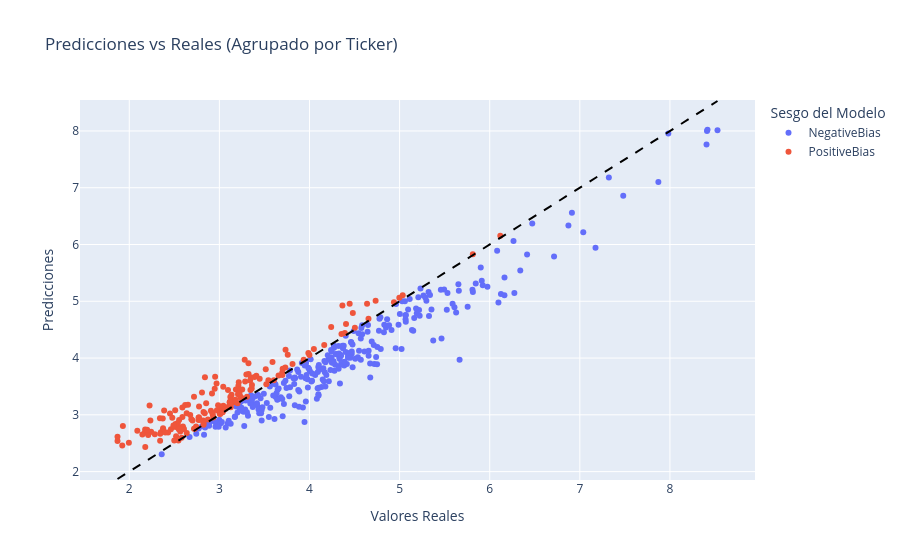

The notebook cell saved with this chart:
### Markdown cell above
Se generan 2 clusters segun las predicciones:
* Positive_Bias: si los residuos son mayores o iguales a cero.
* Negative_Bias: si los residuos son menores a cero.

### Code cell
# Se dividen los datos para predecir el valor de la última fecha disponible para cada ticker en el conjunto de test
X_train = X.iloc[:-len(df['Ticker'].unique())]  # Todos menos la última fecha de cada ticker
y_train = y.iloc[:-len(df['Ticker'].unique())]
X_test = X.iloc[-len(df['Ticker'].unique()):]   # Solo la última fecha de cada ticker
y_test = y.iloc[-len(df['Ticker'].unique()):]

# Recuperar el ticker usando el indice de y_test
tickers_test = df.loc[y_test.index, 'Ticker']

# Predicciones en el conjunto de test
y_pred = pipe.predict(X_test)

# Consolidar resultados individuales en un DataFrame
resultados_df = pd.DataFrame({
    'Ticker': tickers_test,
    'Predicted': y_pred,
    'Observed': y_test
})

# Calcular el residuo para cada predicción
resultados_df['Residuals'] = resultados_df['Predicted'] - resultados_df['Observed']

# Agrupar por ticker
resultados_agrupados = resultados_df.groupby('Ticker')[['Predicted', 'Observed', 'Residuals']].mean()

# Generar el Cluster sobre el promedio de los residuos
resultados_agrupados['Cluster'] = ['PositiveBias' if r >= 0 else 'NegativeBias' 
                                   for r in resultados_agrupados['Residuals']]

# Visualizar
fig = px.scatter(
    resultados_agrupados, 
    x='Observed', 
    y='Predicted', 
    color='Cluster',
    hover_name=resultados_agrupados.index, 
    labels={'Observed':'Valores Reales', 'Predicted':'Predicciones', 'Cluster':'Sesgo del Modelo'},
    title='Predicciones vs Reales (Agrupado por Ticker)'
)

# Línea de identidad perfecta
min_val = resultados_agrupados['Observed'].min()
max_val = resultados_agrupados['Observed'].max()
fig.add_shape(type='line', x0=min_val, y0=min_val, x1=max_val, y1=max_val,
              line=dict(color='black', dash='dash', width=2))
fig.show()

# Estadísticas por cluster a nivel Ticker
over_mask = resultados_agrupados['Cluster'] == 'PositiveBias'
under_mask = resultados_agrupados['Cluster'] == 'NegativeBias'

print("\nEstadísticas por cluster (a nivel de Ticker):")
print(f"Overprediction: {over_mask.sum()} tickers, residuo medio global: {resultados_agrupados.loc[over_mask, 'Residuals'].mean():.4f}")
print(f"Underprediction: {under_mask.sum()} tickers, residuo medio global: {resultados_agrupados.loc[under_mask, 'Residuals'].mean():.4f}")

### Figure 1 — Plotly figure (JSON) as saved in the notebook; plotly's stock layout.template omitted (floating-point values rounded to 4 significant figures; data arrays with more than 128 entries replaced by an {"elided": "..."} marker saying what was removed)
{"data": [{"hovertemplate": "<b>%{hovertext}</b><br><br>Sesgo del Modelo=NegativeBias<br>Valores Reales=%{x}<br>Predicciones=%{y}<extra></extra>", "hovertext": {"elided": "285 str values"}, "legendgroup": "NegativeBias", "marker": {"color": "#636efa", "symbol": "circle"}, "mode": "markers", "name": "NegativeBias", "orientation": "v", "showlegend": true, "type": "scatter", "x": {"elided": "285 float values"}, "xaxis": "x", "y": {"elided": "285 float values"}, "yaxis": "y"}, {"hovertemplate": "<b>%{hovertext}</b><br><br>Sesgo del Modelo=PositiveBias<br>Valores Reales=%{x}<br>Predicciones=%{y}<extra></extra>", "hovertext": {"elided": "170 str values"}, "legendgroup": "PositiveBias", "marker": {"color": "#EF553B", "symbol": "circle"}, "mode": "markers", "name": "PositiveBias", "orientation": "v", "showlegend": true, "type": "scatter", "x": {"elided": "170 float values"}, "xaxis": "x", "y": {"elided": "170 float values"}, "yaxis": "y"}], "layout": {"legend": {"title": {"text": "Sesgo del Modelo"}, "tracegroupgap": 0}, "shapes": [{"line": {"color": "black", "dash": "dash", "width": 2}, "type": "line", "x0": 1.87, "x1": 8.528, "y0": 1.87, "y1": 8.528}], "title": {"text": "Predicciones vs Reales (Agrupado por Ticker)"}, "xaxis": {"anchor": "y", "domain": [0, 1], "title": {"text": "Valores Reales"}}, "yaxis": {"anchor": "x", "domain": [0, 1], "title": {"text": "Predicciones"}}}}
